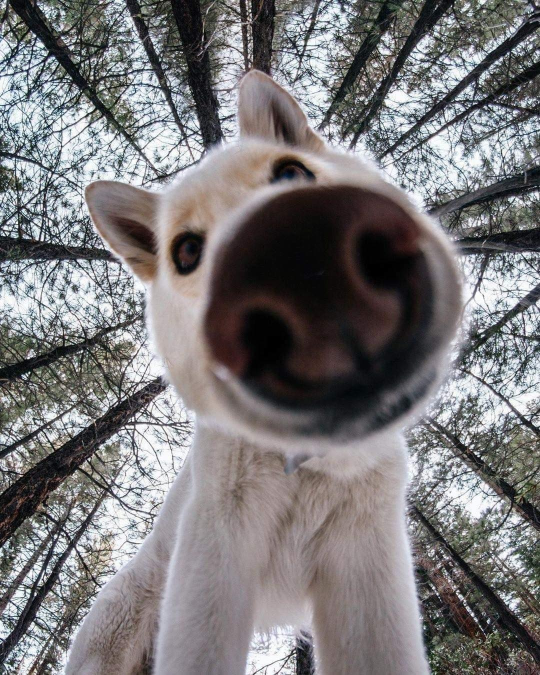
#> input picture [1]-programming-languages/[1]-python/4.thenewboston/doggo.jpg, 1080 x 1350 px (shown at 1/2 size)
$ python 43_cropping-images.py
#> lines starting #> are read from the running program, lines starting #| are printed output that depends on the picture
from PIL import Image

img = Image.open("doggo.jpg") # img is a pillow object
#> img is the input picture: PIL image 1080x1350 RGB; mean R, G, B 121.7, 119.7, 121.4
area = (100, 100, 800, 800)
cropped_img = img.crop(area)
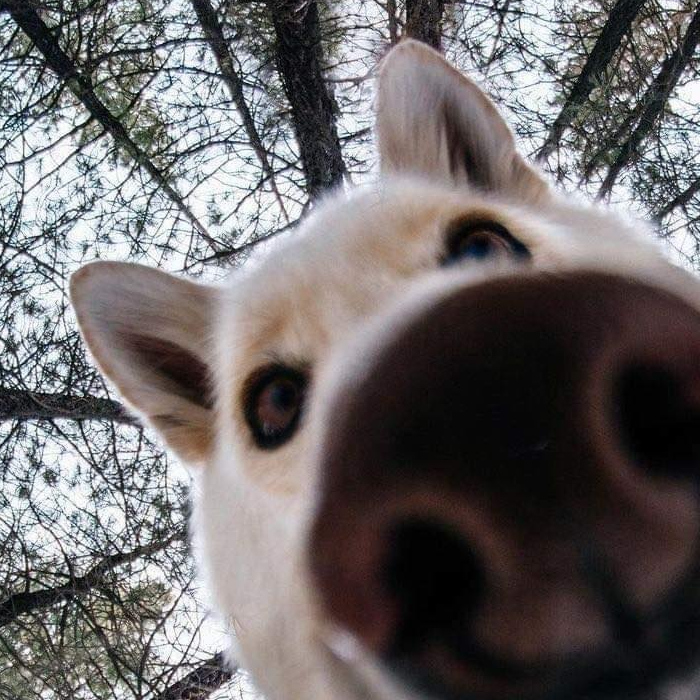
#> cropped_img: PIL image 700x700 RGB; mean R, G, B 109.5, 105.5, 106.3

# img.show()
print(img.size)
#| (1080, 1350)
print(cropped_img.size)
#| (700, 700)
cropped_img.show()

$ run again, with [1]-programming-languages/[1]-python/4.thenewboston/angel.jpg copied over [1]-programming-languages/[1]-python/4.thenewboston/doggo.jpg
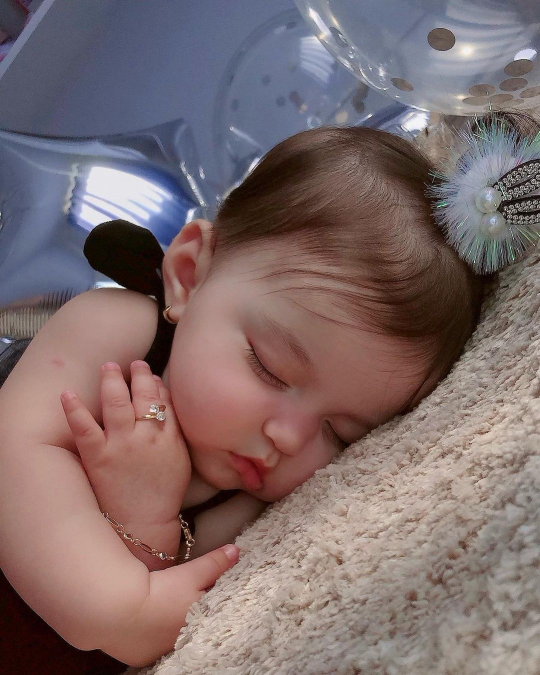
#> input picture [1]-programming-languages/[1]-python/4.thenewboston/angel.jpg, 1080 x 1350 px (shown at 1/2 size)
#> img is the input picture: PIL image 1080x1350 RGB; mean R, G, B 126.1, 107.6, 107.9
#> `cropped_img = img.crop(area)`:
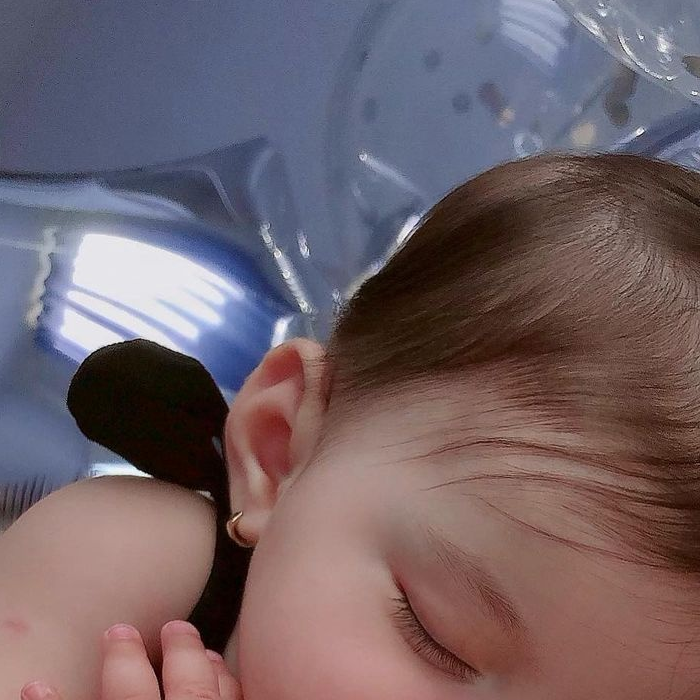
#> cropped_img: PIL image 700x700 RGB; mean R, G, B 113.4, 97.1, 103
#| (1080, 1350)
#| (700, 700)

$ run again, with [1]-programming-languages/[1]-python/4.thenewboston/penguin.jpg copied over [1]-programming-languages/[1]-python/4.thenewboston/doggo.jpg
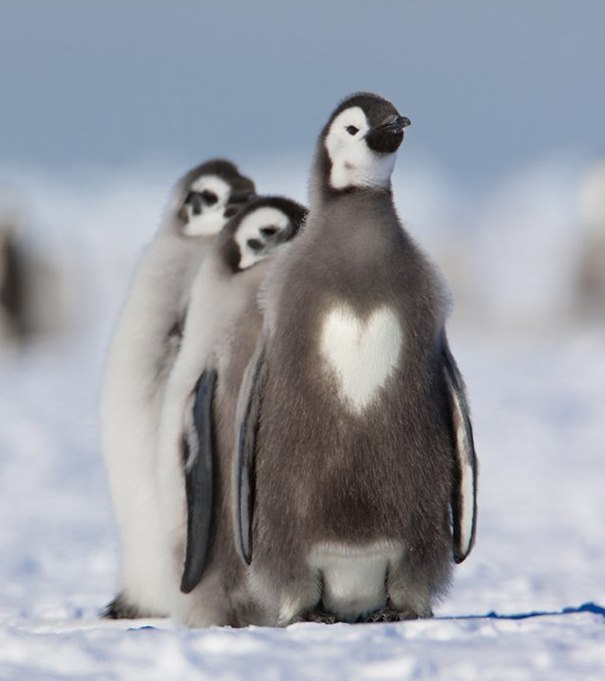
#> input picture [1]-programming-languages/[1]-python/4.thenewboston/penguin.jpg, 605 x 681 px
#> img is the input picture: PIL image 605x681 RGB; mean R, G, B 153, 156.3, 164.4
#> `cropped_img = img.crop(area)`:
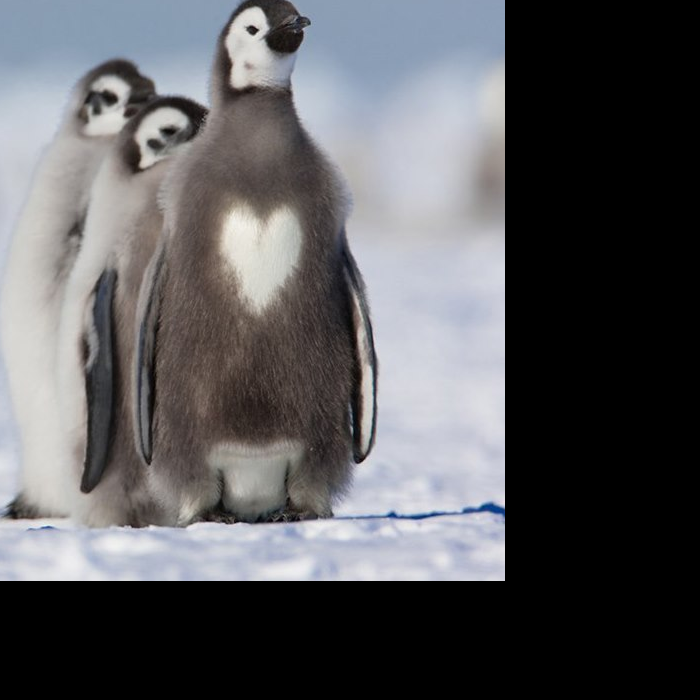
#> cropped_img: PIL image 700x700 RGB; mean R, G, B 90.4, 90.4, 93.2
#| (605, 681)
#| (700, 700)

$ run again, with [1]-programming-languages/[1]-python/4.thenewboston/ziraf.jpg copied over [1]-programming-languages/[1]-python/4.thenewboston/doggo.jpg
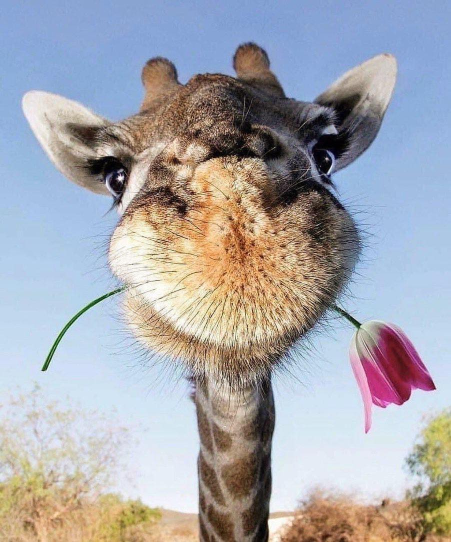
#> input picture [1]-programming-languages/[1]-python/4.thenewboston/ziraf.jpg, 902 x 1084 px (shown at 1/2 size)
#> img is the input picture: PIL image 902x1084 RGB; mean R, G, B 167.1, 167.4, 173.8
#> `cropped_img = img.crop(area)`:
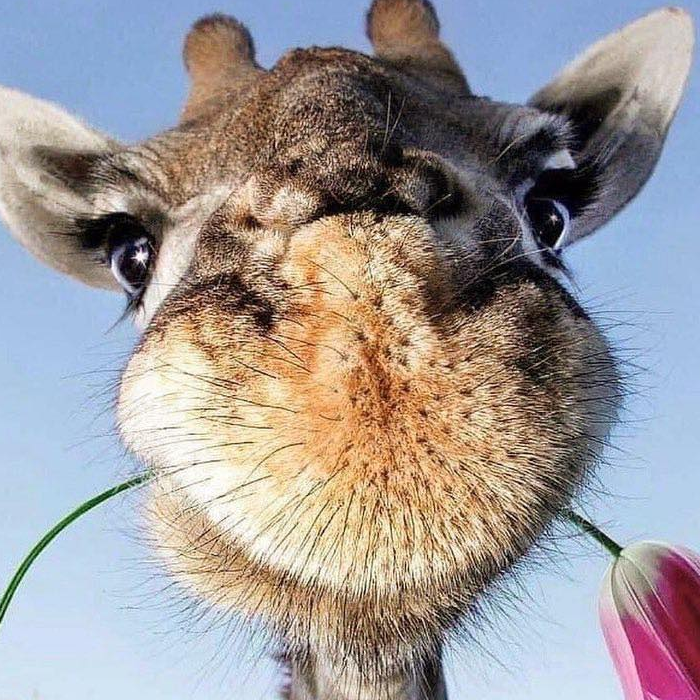
#> cropped_img: PIL image 700x700 RGB; mean R, G, B 158.3, 153.1, 153.8
#| (902, 1084)
#| (700, 700)
